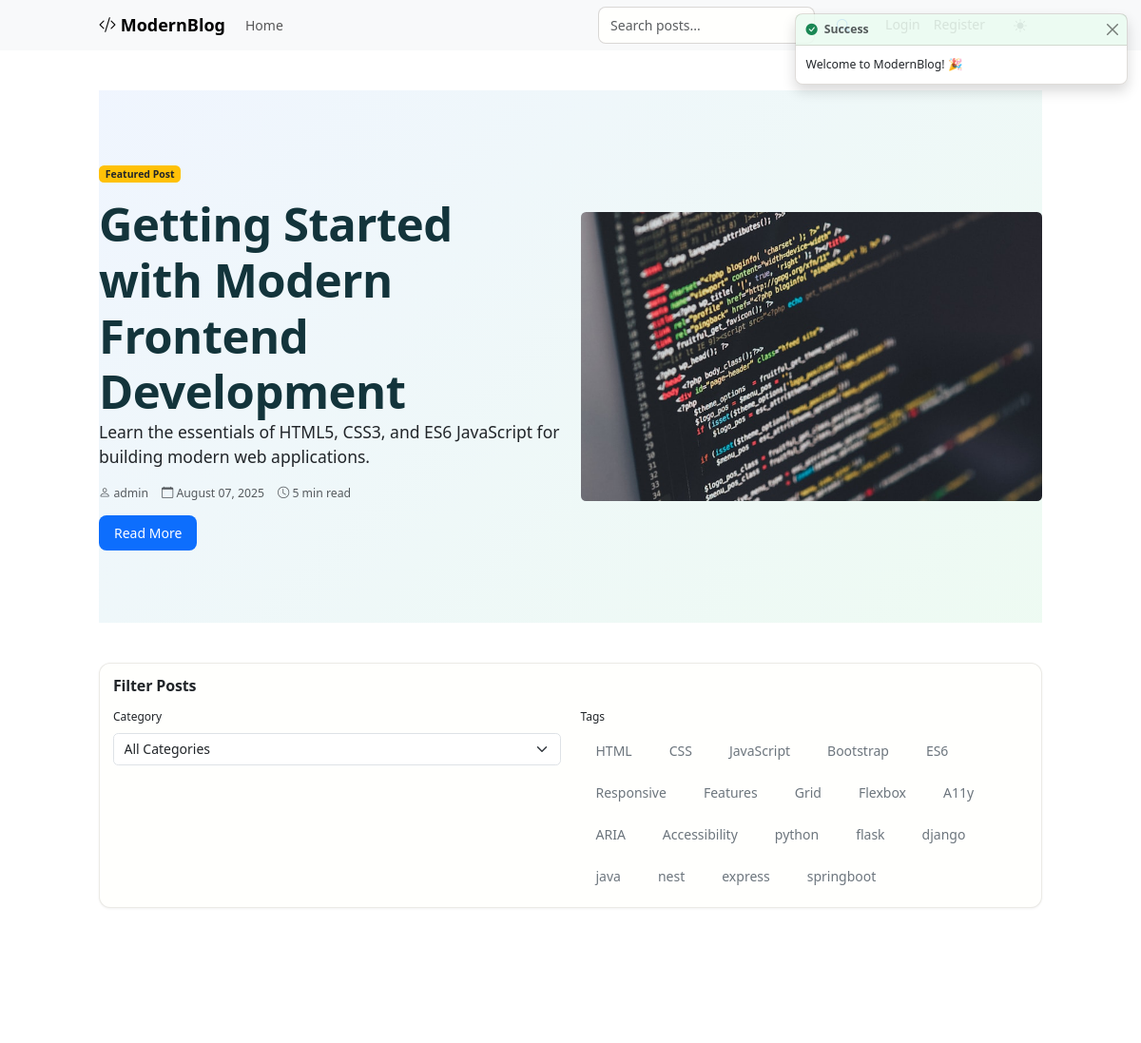
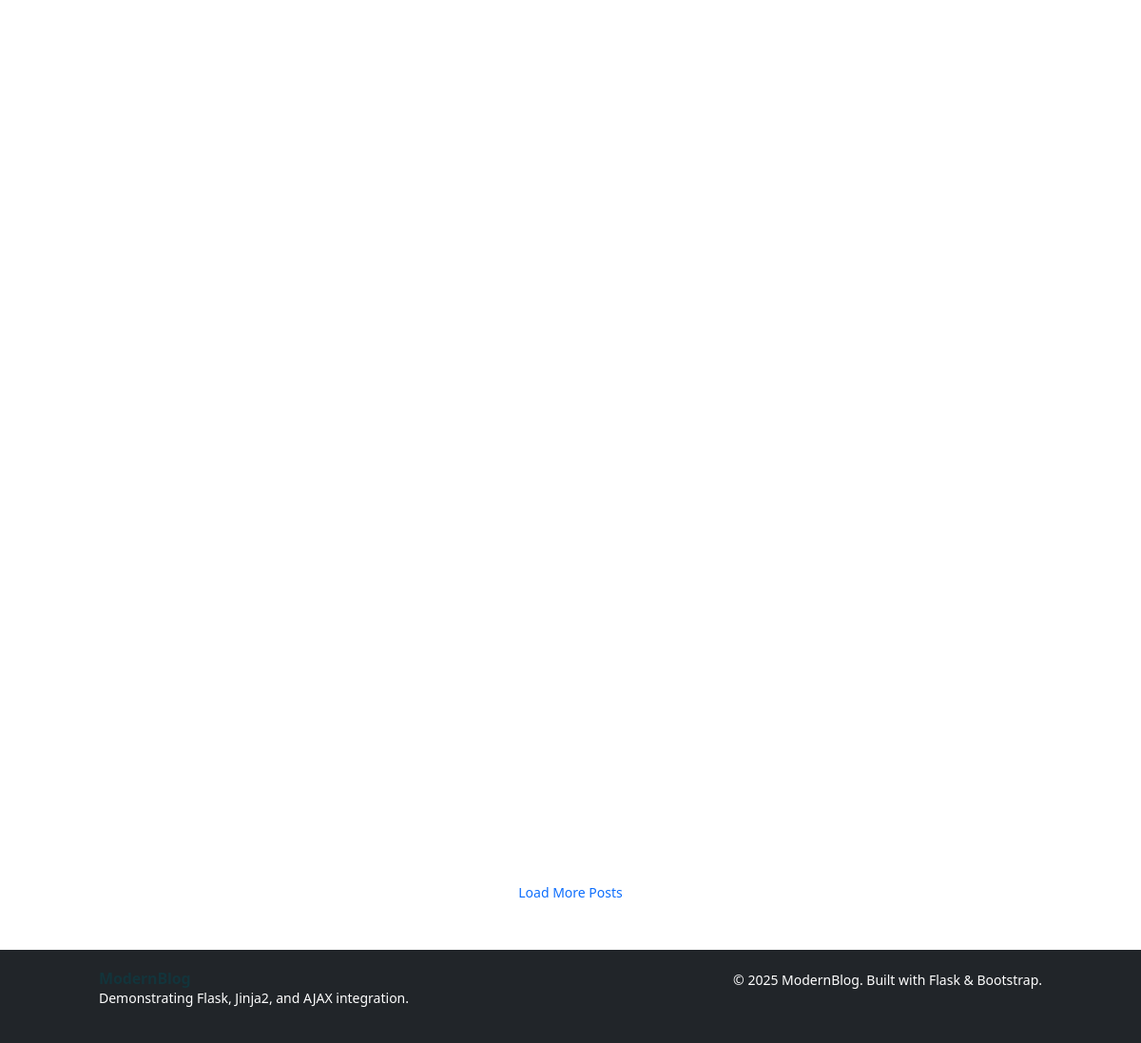
The page / on the database its author committed (2 pictures, top to bottom).
### models.py (models this page shows, shortened)
class BlogPost(db.Model):
    __tablename__ = 'blog_post'
    id = db.Column(db.Integer, primary_key=True)
    title = db.Column(db.String(200), nullable=False, index=True)
    content = db.Column(db.Text, nullable=False)
    excerpt = db.Column(db.String(500))
    slug = db.Column(db.String(250), unique=True, index=True)
    meta_description = db.Column(db.String(160))
    featured_image = db.Column(db.String(200))
    published = db.Column(db.Boolean, default=True, nullable=False)
    featured = db.Column(db.Boolean, default=False, nullable=False)
    allow_comments = db.Column(db.Boolean, default=True, nullable=False)
    read_time = db.Column(db.String(20), default='5 min read')
    view_count = db.Column(db.Integer, default=0, nullable=False)
    date_created = db.Column(db.DateTime, default=datetime.utcnow, nullable=False, index=True)
    date_modified = db.Column(db.DateTime, default=datetime.utcnow, onupdate=datetime.utcnow)
    date_published = db.Column(db.DateTime)
    author_id = db.Column(db.Integer, db.ForeignKey('user.id'), nullable=False)
    category_id = db.Column(db.Integer, db.ForeignKey('category.id'), nullable=False)
    tags = db.relationship('Tag', secondary=post_tags, lazy='subquery',
                          backref=db.backref('posts', lazy=True))
    comments = db.relationship('Comment', backref='post', lazy='dynamic',
                              cascade='all, delete-orphan')

class User(UserMixin, db.Model):
    __tablename__ = 'user'
    id = db.Column(db.Integer, primary_key=True)
    username = db.Column(db.String(80), unique=True, nullable=False, index=True)
    email = db.Column(db.String(120), unique=True, nullable=False, index=True)
    password_hash = db.Column(db.String(255), nullable=False)
    first_name = db.Column(db.String(50))
    last_name = db.Column(db.String(50))
    bio = db.Column(db.Text)
    avatar_url = db.Column(db.String(200))
    is_active = db.Column(db.Boolean, default=True, nullable=False)
    is_admin = db.Column(db.Boolean, default=False, nullable=False)
    email_confirmed = db.Column(db.Boolean, default=False, nullable=False)
    date_created = db.Column(db.DateTime, default=datetime.utcnow, nullable=False)
    last_seen = db.Column(db.DateTime, default=datetime.utcnow)
    posts = db.relationship('BlogPost', backref='author', lazy='dynamic', cascade='all, delete-orphan')
    comments = db.relationship('Comment', backref='author', lazy='dynamic', cascade='all, delete-orphan')

class Tag(db.Model):
    __tablename__ = 'tag'
    id = db.Column(db.Integer, primary_key=True)
    name = db.Column(db.String(30), unique=True, nullable=False, index=True)
    description = db.Column(db.String(200))
    color = db.Column(db.String(7), default='#6c757d')  # Hex color code
    date_created = db.Column(db.DateTime, default=datetime.utcnow, nullable=False)

### app.py (the view)
@app.route('/')
def index():
    from models import BlogPost, Category, Tag
    featured_post = BlogPost.query.filter_by(featured=True).first()
    recent_posts = BlogPost.query.order_by(BlogPost.date_created.desc()).limit(6).all()
    categories = Category.query.all()
    tags = Tag.query.all()
    return render_template('index.html',
                         featured_post=featured_post,
                         recent_posts=recent_posts,
                         categories=categories,
                         tags=tags,
                         title='Home')

### templates/index.html (shortened to what this page needs)
{% extends "base.html" %}
{% block content %}
<div class="container my-5">
    {% if featured_post %}
    <div class="hero-section mb-5">
        <div class="row align-items-center">
            <div class="col-lg-6">
                <div class="badge bg-warning text-dark mb-3">Featured Post</div>
                <h1 class="display-4 fw-bold">{{ featured_post.title }}</h1>
                <p class="lead">{{ featured_post.excerpt }}</p>
                <div class="d-flex align-items-center mb-3">
                    <small class="text-muted me-3">
                        <i class="bi bi-person"></i> {{ featured_post.author.username }}
                    </small>
                    <small class="text-muted me-3">
                        <i class="bi bi-calendar"></i> {{ featured_post.date_created.strftime('%B %d, %Y') }}
                    </small>
                    <small class="text-muted">
                        <i class="bi bi-clock"></i> {{ featured_post.read_time }}
                    </small>
                </div>
                <a href="{{ url_for('post_detail', post_id=featured_post.id) }}" class="btn btn-primary btn-lg">
                    Read More
                </a>
            </div>
            <div class="col-lg-6">
                <div class="text-center">
                    <img src="{{ url_for('static', filename='uploads/frontend.jpeg') }}" alt="Featured Post" class="img-fluid rounded">
                </div>
            </div>
        </div>
    </div>
    {% endif %}
    <div class="row mb-4">
        <div class="col-12">
            <div class="card">
                <div class="card-body">
                    <h5 class="card-title mb-3">Filter Posts</h5>
                    <div class="row">
                        <div class="col-md-6">
                            <label class="form-label">Category</label>
                            <select class="form-select" id="category-filter">
                                <option value="">All Categories</option>
                            </select>
                        </div>
                        <div class="col-md-6">
                            <label class="form-label">Tags</label>
                            <div class="d-flex flex-wrap gap-2" id="tag-filters">
                                {% for tag in tags %}
                                    <button type="button" class="btn btn-outline-secondary btn-sm tag-filter"
                                            data-tag="{{ tag.name }}">
                                        {{ tag.name }}
                                    </button>
                                {% endfor %}
                            </div>
                        </div>
                    </div>
                </div>
            </div>
        </div>
    </div>
    <div class="row" id="posts-container">
        {% for post in recent_posts %}
        <div class="col-lg-4 col-md-6 mb-4 post-card"
             data-category="{{ post.category.id }}"
             data-post-id="{{ post.id }}"
             data-tags="{% for tag in post.tags %}{{ tag.name }}{% if not loop.last %},{% endif %}{% endfor %}">
                {% set image_list = ['frontend.jpeg', 'bootstrap.jpeg', 'css-grid.jpeg', 'es6.jpeg', 'accessibility.jpeg'] %}
        </div>
        {% endfor %}
    </div>
    <div class="text-center mt-4">
        <button class="btn btn-outline-primary" id="load-more-btn" data-page="2">
            Load More Posts
        </button>
    </div>
</div>
{% endblock %}

### templates/base.html (shortened to what this page needs)
<!DOCTYPE html>
<html lang="en" data-color-scheme="{{ 'dark' if session.get('theme') == 'dark' else 'light' }}">
<head>
    <link href="https://cdn.jsdelivr.net/npm/bootstrap@5.3.0/dist/css/bootstrap.min.css" rel="stylesheet">
    <link href="https://cdn.jsdelivr.net/npm/bootstrap-icons@1.10.0/font/bootstrap-icons.css" rel="stylesheet">
    <link rel="stylesheet" href="{{ url_for('static', filename='css/style.css') }}">
</head>
<body>
    <nav class="navbar navbar-expand-lg navbar-light bg-light">
        <div class="container">
            <a class="navbar-brand" href="{{ url_for('index') }}">
                <i class="bi bi-code-slash"></i> ModernBlog
            </a>
            <div class="collapse navbar-collapse" id="navbarNav">
                <ul class="navbar-nav me-auto">
                    <li class="nav-item">
                        <a class="nav-link" href="{{ url_for('index') }}">Home</a>
                    </li>
                </ul>
                <form class="d-flex me-3" id="search-form">
                    <input class="form-control me-2" type="search" id="search-input" placeholder="Search posts..." aria-label="Search">
                    <button class="btn btn-outline-primary" type="submit">
                        <i class="bi bi-search"></i>
                    </button>
                </form>
                <ul class="navbar-nav">
                    {% if current_user.is_authenticated %}
                        <li class="nav-item dropdown">
                            <a class="nav-link dropdown-toggle" href="#" role="button" data-bs-toggle="dropdown">
                                <i class="bi bi-person-circle"></i> {{ current_user.username }}
                            </a>
                            <ul class="dropdown-menu">
                                <li><a class="dropdown-item" href="#">Profile</a></li>
                                <li><a class="dropdown-item" href="#">My Posts</a></li>
                                <li><hr class="dropdown-divider"></li>
                                <li><a class="dropdown-item" href="{{ url_for('logout') }}">Logout</a></li>
                            </ul>
                        </li>
                    {% else %}
                        <li class="nav-item">
                            <a class="nav-link" href="{{ url_for('login') }}">Login</a>
                        </li>
                        <li class="nav-item">
                            <a class="nav-link" href="{{ url_for('register') }}">Register</a>
                        </li>
                    {% endif %}
                    <li class="nav-item">
                        <button class="btn btn-outline-secondary ms-2" id="themeToggle">
                            <i class="bi bi-sun-fill"></i>
                        </button>
                    </li>
                </ul>
            </div>
        </div>
    </nav>
    <main>
        {% block content %}{% endblock %}
    </main>
    <footer class="bg-dark text-white py-4 mt-5">
        <div class="container">
            <div class="row">
                <div class="col-md-6">
                    <h5>ModernBlog</h5>
                    <p>Demonstrating Flask, Jinja2, and AJAX integration.</p>
                </div>
                <div class="col-md-6 text-end">
                    <p>&copy; 2025 ModernBlog. Built with Flask & Bootstrap.</p>
                </div>
            </div>
        </div>
    </footer>
</body>
</html>

### rows shown on the page
BlogPost: title "Getting Started with Modern Frontend Development", excerpt "Learn the essentials of HTML5, CSS3, and ES6 JavaScript for building modern web applications.", date_created "August 07, 2025", read_time "5 min read"
User: author.username "admin"
Tag: name "HTML"
Tag: name "CSS"
Tag: name "JavaScript"
Tag: name "Bootstrap"
Tag: name "ES6"
Tag: name "Responsive"
Tag: name "Features"
Tag: name "Grid"
Tag: name "Flexbox"
Tag: name "A11y"
Tag: name "ARIA"
Tag: name "Accessibility"
Tag: name "python"
Tag: name "flask"
Tag: name "django"
Tag: name "java"
Tag: name "nest"
Tag: name "express"
Tag: name "springboot"
